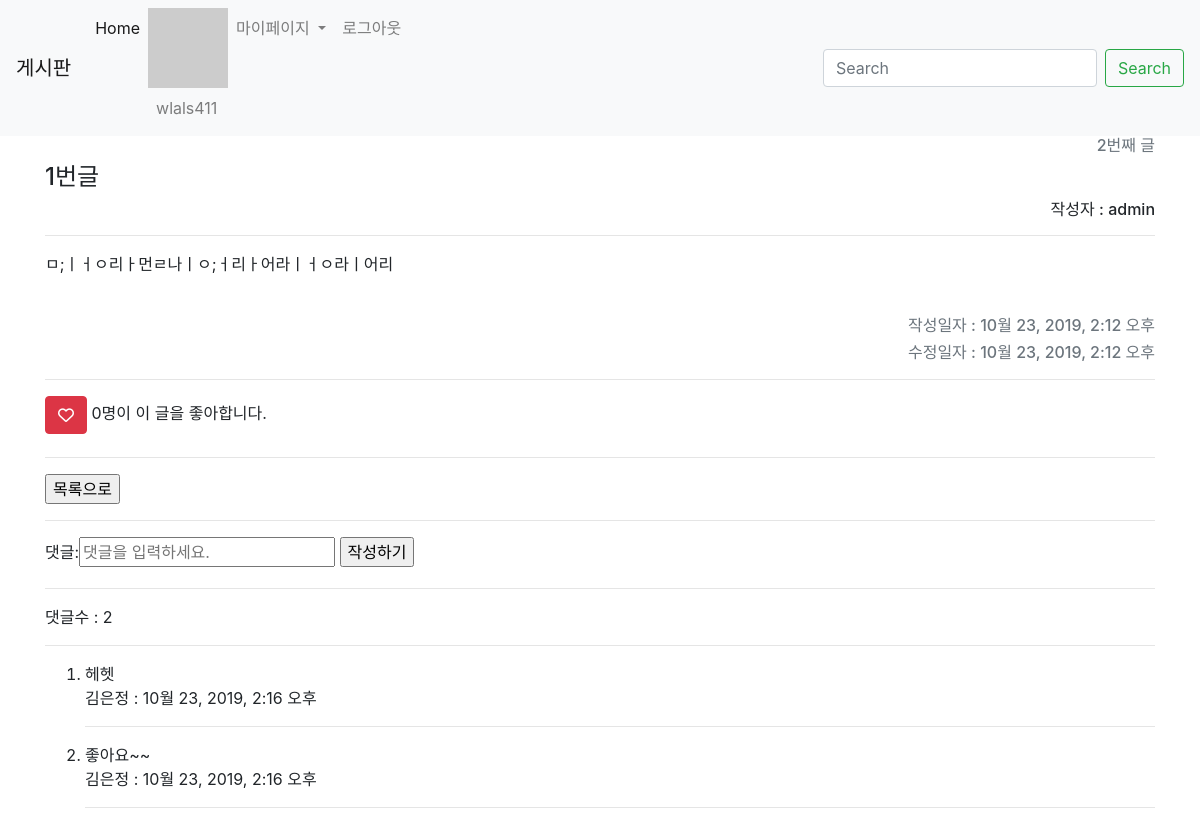
/articles/2/ (signed in), run on the app's committed database.
### accounts/models.py (models this page shows)
class User(AbstractUser):
    pass

### articles/models.py (models this page shows, shortened)
class Article(models.Model):
    title = models.CharField(max_length=10)
    content = models.TextField()
    image = models.ImageField(blank=True)
    image_thumbnail = ImageSpecField(
        processors=[ResizeToFit(300, 300)],
        format='JPEG',
        options={'quality': 80}
    )
    created_at = models.DateTimeField(auto_now_add=True)
    updated_at = models.DateTimeField(auto_now=True)
    user = models.ForeignKey(settings.AUTH_USER_MODEL, on_delete=models.CASCADE)    # 참조 : https://docs.djangoproject.com/en/2.2/topics/auth/customizing/
    like_users = models.ManyToManyField(settings.AUTH_USER_MODEL, related_name='like_articles', blank=True)
    unlike_users = models.ManyToManyField(settings.AUTH_USER_MODEL, related_name='unlike_articles', blank=True)

class Comment(models.Model):
    content = models.CharField(max_length=140)
    created_at = models.DateTimeField(auto_now_add=True)
    article = models.ForeignKey(Article, on_delete=models.CASCADE)
    user = models.ForeignKey(settings.AUTH_USER_MODEL, on_delete=models.CASCADE)

### articles/views.py (the view)
# urls.py: path('<int:article_pk>/', views.detail, name='detail'),
def detail(request, article_pk):
    article = Article.objects.get(pk=article_pk)
    comments = article.comment_set.all()
    comment_form = CommentForm()
    context = {
        'article': article,
        'comments': comments,
        'comment_form': comment_form,
    }
    return render(request, 'articles/detail.html', context)

### articles/forms.py
class CommentForm(forms.ModelForm):
    content = forms.CharField(
        max_length=140,
        label='댓글',
        widget=forms.TextInput(
            attrs={
                'placeholder': '댓글을 입력하세요.'
            }
        )
    )
    class Meta:
        model = Comment
        exclude = ('article', 'user')

### articles/templatetags/gravatar.py (called while the page is built)
@register.filter
def makehash(email):
    return 'https://www.gravatar.com/avatar/' + hashlib.md5(email.strip().lower().encode('utf-8')).hexdigest()

### articles/templates/articles/detail.html (shortened to what this page needs)
{% extends 'articles/base.html' %}
{% block body %}
  <div><h6 class="text-right text-secondary">{{ article.id }}번째 글 </h6></div>
  <h4 style="display:inline-block;"> {{ article.title }}</h4>
  <h6 class="text-right">작성자 : {{ article.user }}</h6>
  <hr>
  <div><p>{{ article.content }}</p></div>
  <br>
  <h6 class="text-right text-secondary ml-auto inline">작성일자 : {{ article.created_at }}</h6>
  <h6 class="text-right text-secondary">수정일자 : {{ article.updated_at }}</h6>
  <hr>
  <a href="{% url 'articles:like' article.pk %}" class='d-inline-block'>
  <button class="btn btn-danger">
    {% if user in article.like_users.all %}
      <i class="fas fa-heart animated infinite bounce delay-1s" style="color: blue;"></i>
    {% else %}
      <i class="far fa-heart animated"></i>
    {% endif %}
    </button>
  </a>
  <p class='d-inline-block'>   {{article.like_users.count}}명이 이 글을 좋아합니다.</p>
  <hr>
  <form action="{% url 'articles:index' %}">
    <input type="submit" value="목록으로">
  </form>
  <hr>
    <form action="{% url 'articles:comment_create' article.pk %}" method="POST">
      {{ comment_form }}
      <input type="submit" value="작성하기">
    </form>
  <hr>
  <p>댓글수 : {{ comments.count }}</p>
  <hr>
  <ol>
    {% for comment in comments %}
      <li>{{comment.content}}</li>
      <p>{{ comment.user }} : {{comment.created_at}}</p>
      <hr>
    {% empty %}
      <p>댓글이 없습니다.</p>
    {% endfor %}
  </ol>
{% endblock %}

### articles/templates/_navbar.html (shortened to what this page needs)
<nav class="navbar navbar-expand-lg navbar-light bg-light">
    <a class="navbar-brand" href="{% url 'articles:index' %}">게시판</a>
    <div class="collapse navbar-collapse" id="navbarSupportedContent">
      <ul class="navbar-nav mr-auto">
        <li class="nav-item active">
          <a class="nav-link" href="{% url 'articles:index' %}">Home <span class="sr-only">(current)</span></a>
        </li>
        {% if user.is_authenticated %}
        <li class="nav-item">
          {% load gravatar %}
          <img src="{{ user.email|makehash }}" alt="">
          <a class="nav-link"> {{user.username}}</a>
        </li>
        <li class="nav-item dropdown">
          <a class="nav-link dropdown-toggle" href="#" id="navbarDropdown" role="button" data-toggle="dropdown" aria-haspopup="true" aria-expanded="false">
            마이페이지
          </a>
        </li>
        <li class="nav-item">
          <a class="nav-link" href="{% url 'accounts:logout' %}"> 로그아웃</a>
        </li>
        {% endif %}
      </ul>
      <form class="form-inline my-2 my-lg-0">
        <input class="form-control mr-sm-2" type="search" placeholder="Search" aria-label="Search">
        <button class="btn btn-outline-success my-2 my-sm-0" type="submit">Search</button>
      </form>
    </div>
  </nav>

### data on the page
User: username "wlals411"
Article: id "2", title "1번글", user "admin", content "ㅁ;ㅣㅓㅇ리ㅏ먼ㄹ나ㅣㅇ;ㅓ리ㅏ어라ㅣㅓㅇ라ㅣ어리", created_at "10월 23, 2019, 2:12 오후", updated_at "10월 23, 2019, 2:12 오후", like_users.count "0", count "2"
Comment: content "헤헷", user "김은정", created_at "10월 23, 2019, 2:16 오후"
Comment: content "좋아요~~", user "김은정", created_at "10월 23, 2019, 2:16 오후"
